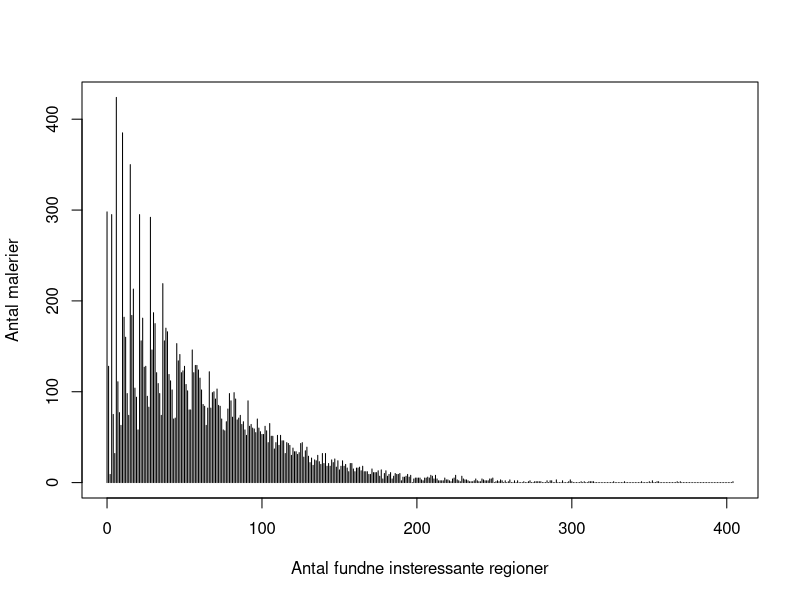

Reproduce this figure in R.
#!/usr/bin/env Rscript
#

d0 <- read.table("csv/totalRegions.csv", sep=",", header=TRUE);
png("billeder/totalregions.png");
#barplot(d0$antal,beside=TRUE, names=d0$interessante.regioner,cex.names=1)
plot(d0$interessante.regioner, d0$antal, "h", ylab="Antal malerier", xlab="Antal fundne insteressante regioner");
dev.off();
